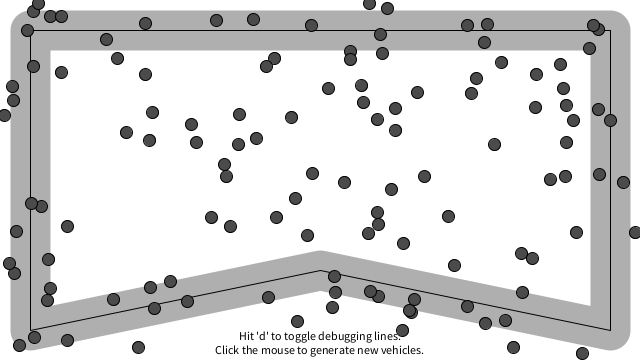
Frame 1 (no input)
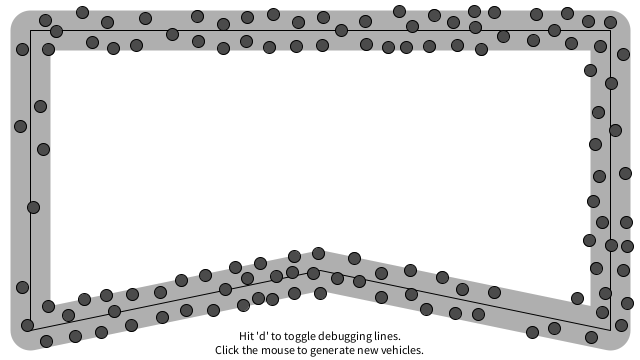
Frame 60 (the mouse pressed at the canvas centre just before this capture)
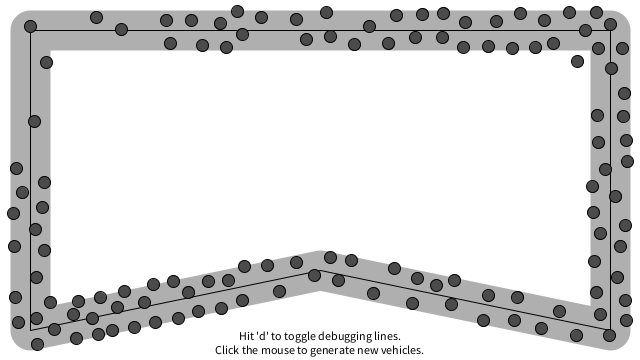
Frame 120 (the mouse held since frame 60 and released just before this capture)

The Processing sketch that drew these frames (run headless with seeded random() and noise(); from frame 60 on, the mouse is pressed at the canvas centre):

// Processing sketch: Exercise_6_13_CrowdPathFollowing
// ── Exercise_6_13_CrowdPathFollowing.pde
// The Nature of Code
// Daniel Shiffman
// http://natureofcode.com

// Crowd Path Following
// Via Reynolds: http://www.red3d.com/cwr/steer/CrowdPath.html

// Using this variable to decide whether to draw all the stuff
boolean debug = false;


// A path object (series of connected points)
Path path;

// Two vehicles
ArrayList<Vehicle> vehicles;

void setup() {
  size(640,360);
  // Call a function to generate new Path object
  newPath();

  // We are now making random vehicles and storing them in an ArrayList
  vehicles = new ArrayList<Vehicle>();
  for (int i = 0; i < 120; i++) {
    newVehicle(random(width),random(height));
  }
}

void draw() {
  background(255);
  // Display the path
  path.display();

  for (Vehicle v : vehicles) {
    // Path following and separation are worked on in this function
    v.applyBehaviors(vehicles,path);
    // Call the generic run method (update, borders, display, etc.)
    v.run();
  }

  // Instructions
  fill(0);
  textAlign(CENTER);
  text("Hit 'd' to toggle debugging lines.\nClick the mouse to generate new vehicles.",width/2,height-20);
}

void newPath() {
  // A path is a series of connected points
  // A more sophisticated path might be a curve
  path = new Path();
  float offset = 30;
  path.addPoint(offset,offset);
  path.addPoint(width-offset,offset);
  path.addPoint(width-offset,height-offset);
  path.addPoint(width/2,height-offset*3);
  path.addPoint(offset,height-offset);
}

void newVehicle(float x, float y) {
  float maxspeed = random(2,4);
  float maxforce = 0.3;
  vehicles.add(new Vehicle(new PVector(x,y),maxspeed,maxforce));
}

void keyPressed() {
  if (key == 'd') {
    debug = !debug;
  }
}

void mousePressed() {
  newVehicle(mouseX,mouseY);
}

// ── Path.pde
// The Nature of Code
// Daniel Shiffman
// http://natureofcode.com

// Path Following

class Path {

  // A Path is an arraylist of points (PVector objects)
  ArrayList<PVector> points;
  // A path has a radius, i.e how far is it ok for the boid to wander off
  float radius;

  Path() {
    // Arbitrary radius of 20
    radius = 20;
    points = new ArrayList<PVector>();
  }

  // Add a point to the path
  void addPoint(float x, float y) {
    PVector point = new PVector(x, y);
    points.add(point);
  }

  // Draw the path
  void display() {
    strokeJoin(ROUND);
    
    // Draw thick line for radius
    stroke(175);
    strokeWeight(radius*2);
    noFill();
    beginShape();
    for (PVector v : points) {
      vertex(v.x, v.y);
    }
    endShape(CLOSE);
    // Draw thin line for center of path
    stroke(0);
    strokeWeight(1);
    noFill();
    beginShape();
    for (PVector v : points) {
      vertex(v.x, v.y);
    }
    endShape(CLOSE);
  }
}

// ── Vehicle.pde
// The Nature of Code
// Daniel Shiffman
// http://natureofcode.com

// Path Following
// Vehicle class

class Vehicle {

  // All the usual stuff
  PVector position;
  PVector velocity;
  PVector acceleration;
  float r;
  float maxforce;    // Maximum steering force
  float maxspeed;    // Maximum speed

    // Constructor initialize all values
  Vehicle( PVector l, float ms, float mf) {
    position = l.get();
    r = 12;
    maxspeed = ms;
    maxforce = mf;
    acceleration = new PVector(0, 0);
    velocity = new PVector(maxspeed, 0);
  }

  // A function to deal with path following and separation
  void applyBehaviors(ArrayList vehicles, Path path) {
    // Follow path force
    PVector f = follow(path);
    // Separate from other boids force
    PVector s = separate(vehicles);
    // Arbitrary weighting
    f.mult(3);
    s.mult(1);
    // Accumulate in acceleration
    applyForce(f);
    applyForce(s);
  }

  void applyForce(PVector force) {
    // We could add mass here if we want A = F / M
    acceleration.add(force);
  }



  // Main "run" function
  public void run() {
    update();
    borders();
    render();
  }


  // This function implements Craig Reynolds' path following algorithm
  // http://www.red3d.com/cwr/steer/PathFollow.html
  PVector follow(Path p) {

    // Predict position 25 (arbitrary choice) frames ahead
    PVector predict = velocity.get();
    predict.normalize();
    predict.mult(25);
    PVector predictpos = PVector.add(position, predict);

    // Now we must find the normal to the path from the predicted position
    // We look at the normal for each line segment and pick out the closest one
    PVector normal = null;
    PVector target = null;
    float worldRecord = 1000000;  // Start with a very high worldRecord distance that can easily be beaten

    // Loop through all points of the path
    for (int i = 0; i < p.points.size(); i++) {

      // Look at a line segment
      PVector a = p.points.get(i);
      PVector b = p.points.get((i+1)%p.points.size()); // Note Path has to wraparound

      // Get the normal point to that line
      PVector normalPoint = getNormalPoint(predictpos, a, b);

      // Check if normal is on line segment
      PVector dir = PVector.sub(b, a);
      // If it's not within the line segment, consider the normal to just be the end of the line segment (point b)
      //if (da + db > line.mag()+1) {
      if (normalPoint.x < min(a.x,b.x) || normalPoint.x > max(a.x,b.x) || normalPoint.y < min(a.y,b.y) || normalPoint.y > max(a.y,b.y)) {
        normalPoint = b.get();
        // If we're at the end we really want the next line segment for looking ahead
        a = p.points.get((i+1)%p.points.size());
        b = p.points.get((i+2)%p.points.size());  // Path wraps around
        dir = PVector.sub(b, a);
      }

      // How far away are we from the path?
      float d = PVector.dist(predictpos, normalPoint);
      // Did we beat the worldRecord and find the closest line segment?
      if (d < worldRecord) {
        worldRecord = d;
        normal = normalPoint;

        // Look at the direction of the line segment so we can seek a little bit ahead of the normal
        dir.normalize();
        // This is an oversimplification
        // Should be based on distance to path & velocity
        dir.mult(25);
        target = normal.get();
        target.add(dir);

      }
    }

    // Draw the debugging stuff
    if (debug) {
      // Draw predicted future position
      stroke(0);
      fill(0);
      line(position.x, position.y, predictpos.x, predictpos.y);
      ellipse(predictpos.x, predictpos.y, 4, 4);

      // Draw normal position
      stroke(0);
      fill(0);
      ellipse(normal.x, normal.y, 4, 4);
      // Draw actual target (red if steering towards it)
      line(predictpos.x, predictpos.y, target.x, target.y);
      if (worldRecord > p.radius) fill(255, 0, 0);
      noStroke();
      ellipse(target.x, target.y, 8, 8);
    }

    // Only if the distance is greater than the path's radius do we bother to steer
    if (worldRecord > p.radius) {
      return seek(target);
    }
    else {
      return new PVector(0, 0);
    }
  }


  // A function to get the normal point from a point (p) to a line segment (a-b)
  // This function could be optimized to make fewer new Vector objects
  PVector getNormalPoint(PVector p, PVector a, PVector b) {
    // Vector from a to p
    PVector ap = PVector.sub(p, a);
    // Vector from a to b
    PVector ab = PVector.sub(b, a);
    ab.normalize(); // Normalize the line
    // Project vector "diff" onto line by using the dot product
    ab.mult(ap.dot(ab));
    PVector normalPoint = PVector.add(a, ab);
    return normalPoint;
  }

  // Separation
  // Method checks for nearby boids and steers away
  PVector separate (ArrayList boids) {
    float desiredseparation = r*2;
    PVector steer = new PVector(0, 0, 0);
    int count = 0;
    // For every boid in the system, check if it's too close
    for (int i = 0 ; i < boids.size(); i++) {
      Vehicle other = (Vehicle) boids.get(i);
      float d = PVector.dist(position, other.position);
      // If the distance is greater than 0 and less than an arbitrary amount (0 when you are yourself)
      if ((d > 0) && (d < desiredseparation)) {
        // Calculate vector pointing away from neighbor
        PVector diff = PVector.sub(position, other.position);
        diff.normalize();
        diff.div(d);        // Weight by distance
        steer.add(diff);
        count++;            // Keep track of how many
      }
    }
    // Average -- divide by how many
    if (count > 0) {
      steer.div((float)count);
    }

    // As long as the vector is greater than 0
    if (steer.mag() > 0) {
      // Implement Reynolds: Steering = Desired - Velocity
      steer.normalize();
      steer.mult(maxspeed);
      steer.sub(velocity);
      steer.limit(maxforce);
    }
    return steer;
  }


  // Method to update position
  void update() {
    // Update velocity
    velocity.add(acceleration);
    // Limit speed
    velocity.limit(maxspeed);
    position.add(velocity);
    // Reset accelertion to 0 each cycle
    acceleration.mult(0);
  }

  // A method that calculates and applies a steering force towards a target
  // STEER = DESIRED MINUS VELOCITY
  PVector seek(PVector target) {
    PVector desired = PVector.sub(target, position);  // A vector pointing from the position to the target

    // Normalize desired and scale to maximum speed
    desired.normalize();
    desired.mult(maxspeed);
    // Steering = Desired minus Vepositionity
    PVector steer = PVector.sub(desired, velocity);
    steer.limit(maxforce);  // Limit to maximum steering force

      return steer;
  }


  void render() {
    // Simpler boid is just a circle
    fill(75);
    stroke(0);
    pushMatrix();
    translate(position.x, position.y);
    ellipse(0, 0, r, r);
    popMatrix();
  }

  // Wraparound
  void borders() {
    if (position.x < -r) position.x = width+r;
    //if (position.y < -r) position.y = height+r;
    if (position.x > width+r) position.x = -r;
    //if (position.y > height+r) position.y = -r;
  }
}
